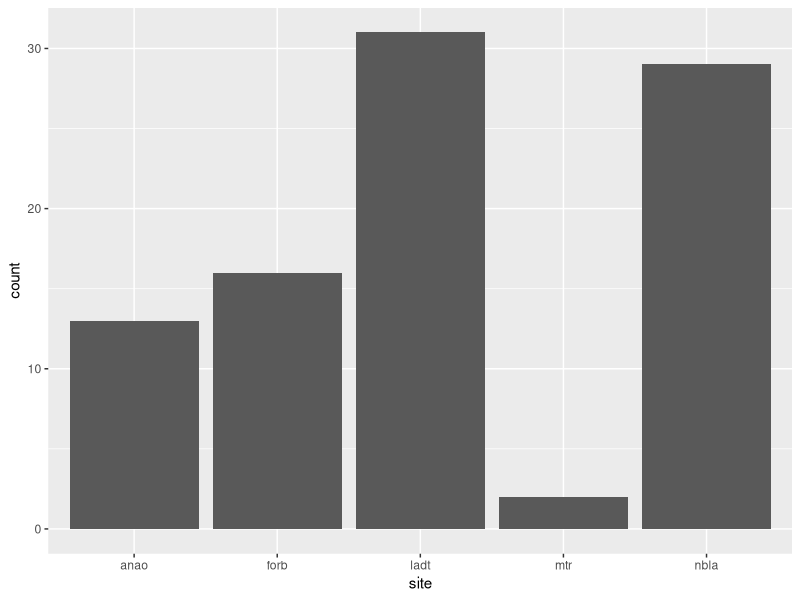
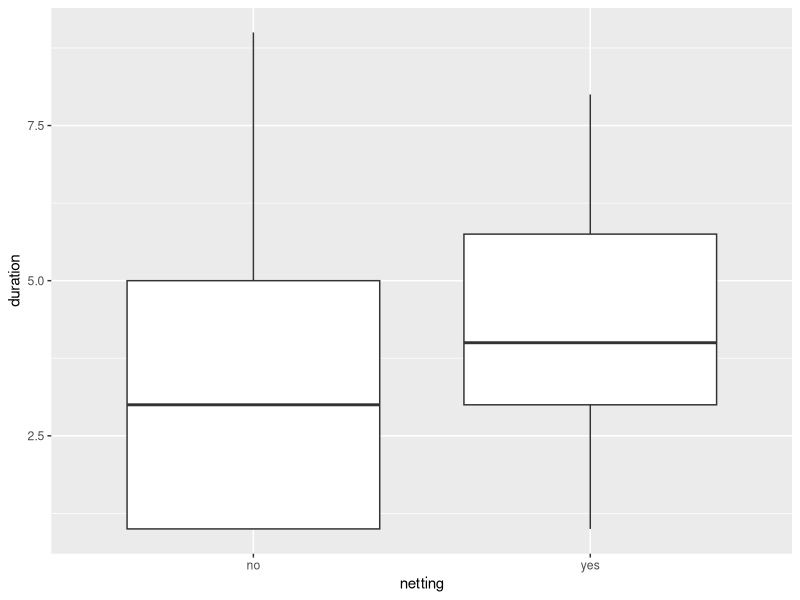
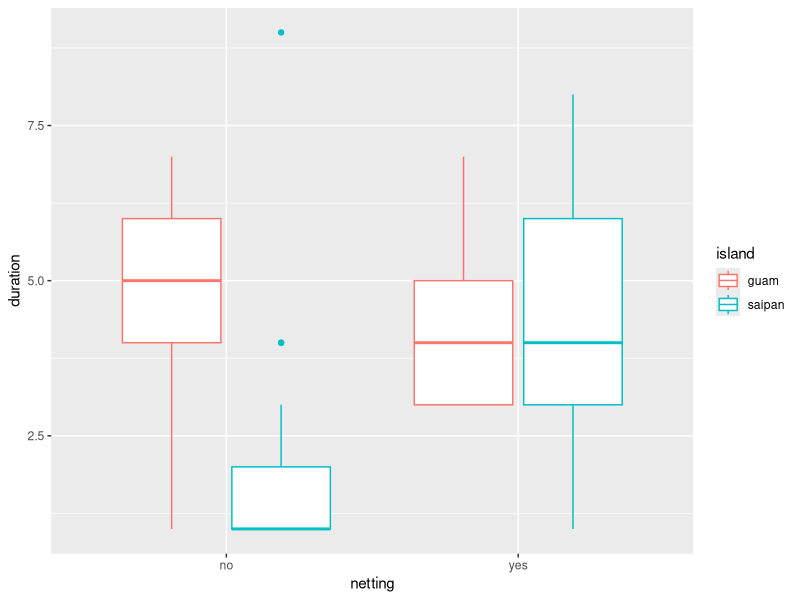
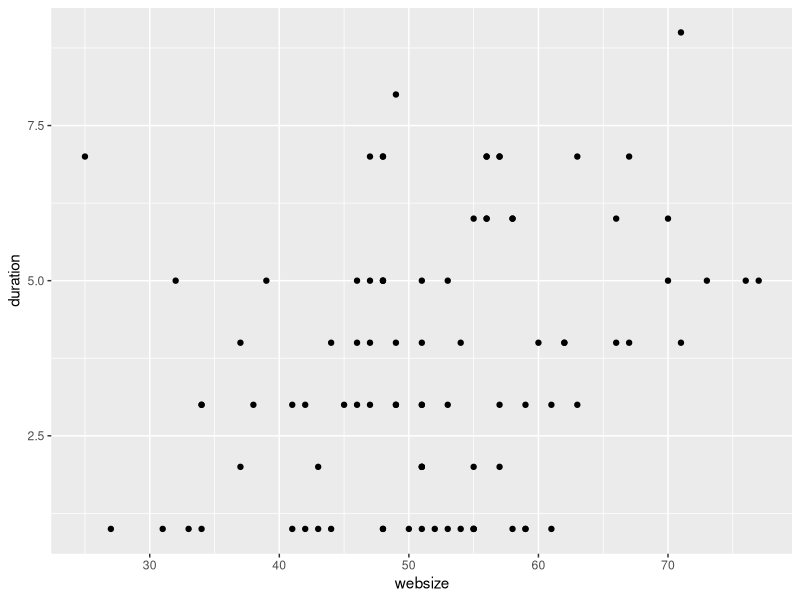
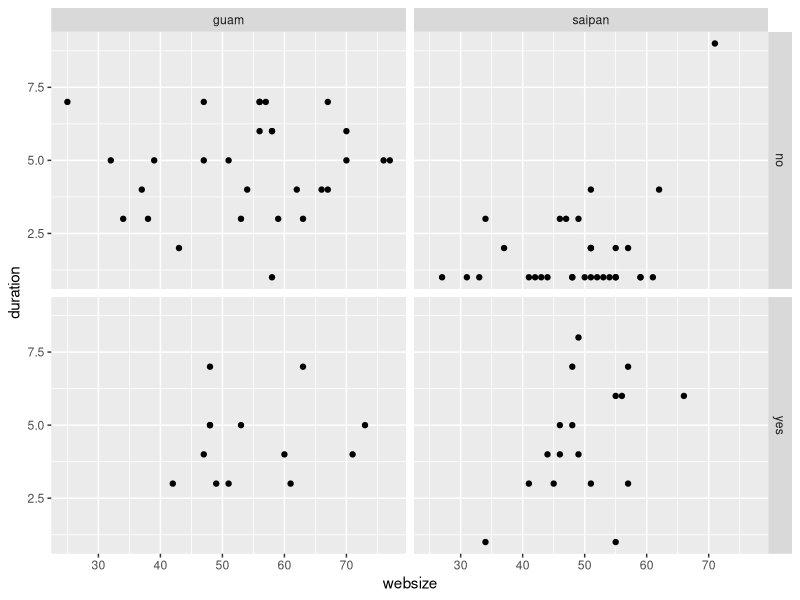

R code for these plots, in order:
#Data Exploration and visualization Day 1
#Haldre Rogers
#EEOB590

library(ggplot2)
library(tidyverse)

transplant<-read.csv("data/tidy/transplant_tidy_clean.csv", header=T)

str(transplant)

#Get summary data

## Explore using tables
#table, ftable
with(transplant, table(site, native))

#ftable makes a table with three variables more visually appealing
with(transplant, ftable(island, netting, spidpres))

#using dplyr package functions
transplant %>%
  count(site, native)

transplant %>%
  group_by(island, netting) %>%
  count(spidpres)

transplant %>% 
  group_by(island, native, netting) %>% 
  summarize (mean=mean(websize)) 

#Arrange - Order rows by values of a column (low to high). 
transplantord <- transplant %>% 
  arrange(island, duration) 

#play around with this- what else might you want to summarize? 

##############################################
######basic visualization tools ##############
##############################################
#first change factors to factors

######## ggplot #######
#Resources
	# http://tutorials.iq.harvard.edu/R/Rgraphics/Rgraphics.html
	# http://zevross.com/blog/2014/08/04/beautiful-plotting-in-r-a-ggplot2-cheatsheet-3/

#aes = aesthetic means "something you can see"
#geom's: http://sape.inf.usi.ch/quick-reference/ggplot2/geom. A plot must have at least one geom; there is no upper limit.

#histogram - to look at variation within continuous variables
durationhist <- ggplot(data = transplant, aes(duration))+
              geom_histogram()

#barplot  - to count number of rows per category of a variable
ggplot(transplant, aes(site))+
  geom_bar()

#boxplot - to summarize variation in continuous variable across categorical variables
ggplot(transplant, aes(netting, duration))+
      geom_boxplot() #plot response and predictors, continuous data

#create different boxplots for each island
ggplot(transplant, aes(netting, duration, color=island))+
    geom_boxplot() 

#geom_point for two continuous variables - scatterplot
ggplot(transplant, aes(websize, duration))+
  geom_point()

#add facet_grid to show other variables
ggplot(transplant, aes(websize, duration))+
  geom_point()+
  facet_grid(netting~island)


                         
